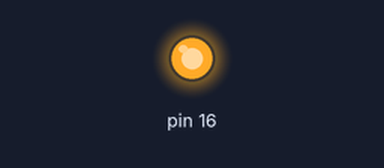
Recording of a sketch running on a simulated Arduino Uno, built with avr-gcc and run on an emulated ATmega328P. Parts: output pins drawn as LEDs (lit = HIGH).

Above: at 0.9 s.
At 2.0 s:
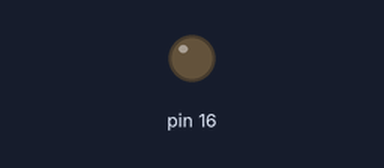
Timing chart, 0 to 5.4 s (numbered marks = the images above):
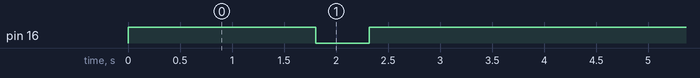

Measured:
- by itself, pin 16: alternates HIGH for 3.6 s and LOW for 0.52 s

The sketch:

aoutput.ino
```cpp
void setup() {
  // put your setup code here, to run once:
  pinMode(16, OUTPUT);
  analogWrite(16, 1023);
}

void loop() {
  // put your main code here, to run repeatedly:
  for(int i = 0; i < 1024; i++) //由暗变亮
  {
    analogWrite(16, 1023 - i);
    delay(2);
  }

  for(int i = 0; i < 1024; i++) //由亮变暗
  {
    analogWrite(16, i);
    delay(2);
  }
}
```
